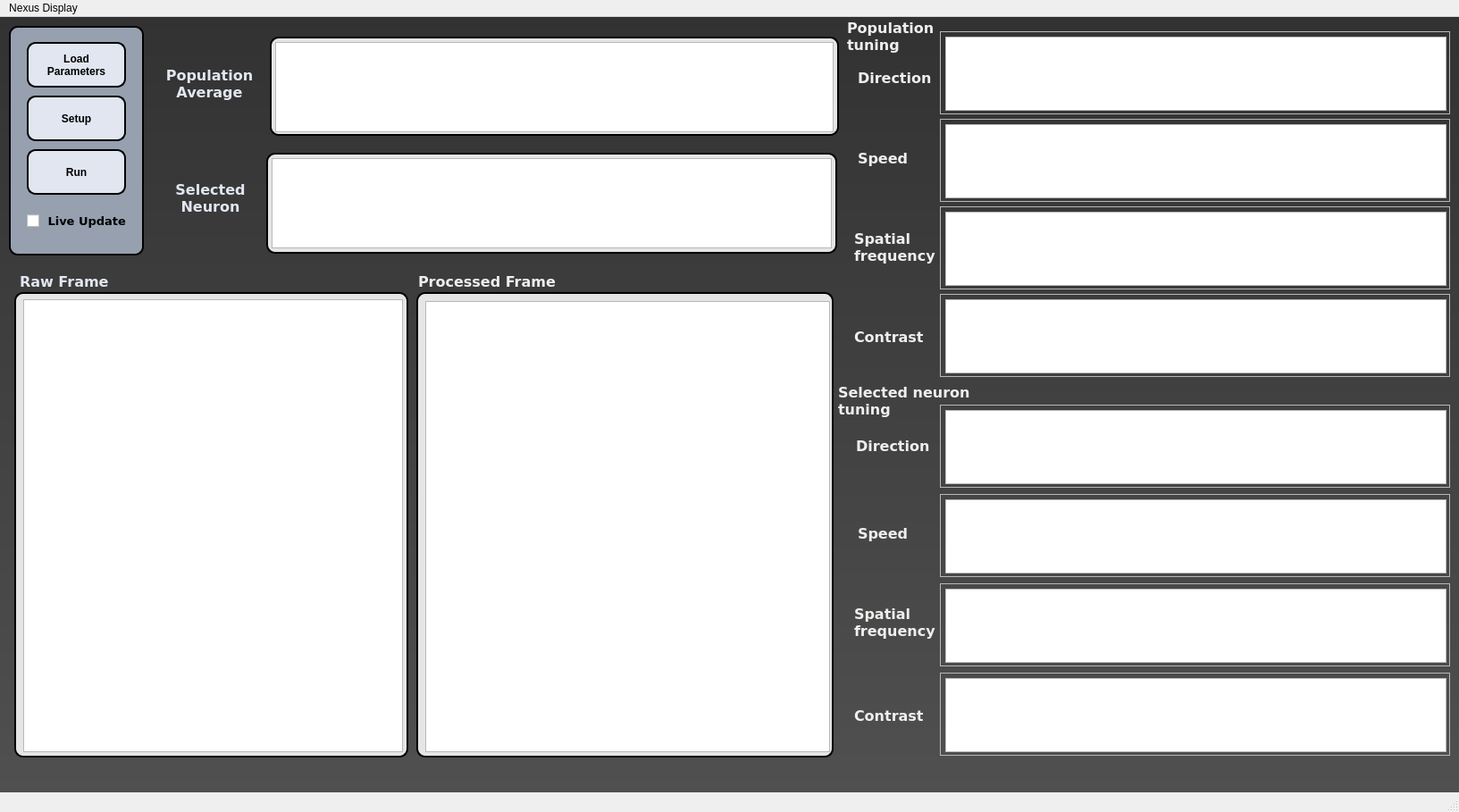
<?xml version="1.0" encoding="UTF-8"?>
<ui version="4.0">
 <class>MainWindow</class>
 <widget class="QMainWindow" name="MainWindow">
  <property name="geometry">
   <rect>
    <x>0</x>
    <y>0</y>
    <width>1633</width>
    <height>909</height>
   </rect>
  </property>
  <property name="windowTitle">
   <string>MainWindow</string>
  </property>
  <property name="styleSheet">
   <string notr="true">QMainWindow { background-color: 'blue'; }</string>
  </property>
  <widget class="QWidget" name="centralwidget">
   <property name="styleSheet">
    <string notr="true">#centralwidget { background-color: qlineargradient(spread:pad, x1:0, y1:0, x2:0, y2:1, stop:0 rgb(50, 50, 50), stop:1 rgba(80, 80, 80, 255)); }
#checkBox {color: black}
#label_2 {color: rgb(225, 230, 240)}
#label_3 {color: rgb(225, 230, 240)}
#label_4 {color: rgb(225, 230, 240)}
#label_5 {color: rgb(225, 230, 240)}
#frame {background-color: rgb(150, 160, 175);
border-style: outset;
border-width: 2px;
border-radius: 10px;
border-color: black;
padding: 6px}
#frame_3 {background-color: rgb(170, 185, 200);
border-style: outset;
border-width: 2px;
border-radius: 10px;
border-color: black;
padding: 6px}
#frame_2 {background: rgb(229, 229, 229);
border-style: outset;
border-width: 2px;
border-radius: 10px;
border-color: black;
padding: 1px}
#frame_4 {background: rgb(170, 185, 200);
border-style: outset;
border-width: 2px;
border-radius: 10px;
border-color: black;
padding: 1px}
#frame_5 {background: rgb(229, 229, 229);
border-style: outset;
border-width: 2px;
border-radius: 10px;
border-color: black;
padding: 6px}
#frame_6 {background: rgb(229, 229, 229);
border-style: outset;
border-width: 2px;
border-radius: 10px;
border-color: black;
padding: 6px}
#frame_8 {background: rgb(229, 229, 229);
border-style: outset;
border-width: 2px;
border-radius: 10px;
border-color: black;
padding: 6px}
#frame_7 {background: rgb(229, 229, 229);
border-style: outset;
border-width: 2px;
border-radius: 10px;
border-color: black;
padding: 6px}
#frame_9 {background: rgb(229, 229, 229);
border-style: outset;
border-width: 2px;
border-radius: 10px;
border-color: black;
padding: 0px}
#frame_10 {background: rgb(229, 229, 229);
border-style: outset;
border-width: 2px;
border-radius: 10px;
border-color: black;
padding: 6px}
#pushButton {
background-color: rgb(225, 230, 240);
color: black;
font: bold;
border-style: outset;
border-width: 2px;
border-radius: 10px;
border-color: black;
padding: 6px
}
#pushButton_2 {
background-color: rgb(225, 230, 240);
color: black;
font: bold;
border-style: outset;
border-width: 2px;
border-radius: 10px;
border-color: black;
padding: 6px
}
#pushButton_3 {
background-color: rgb(225, 230, 240);
color: black;
font: bold;
border-style: outset;
border-width: 2px;
border-radius: 10px;
border-color: black;
padding: 6px
}
#pushButton_4 {
background-color: rgb(200, 140, 140);
color: black;
font: bold;
border-style: outset;
border-width: 2px;
border-radius: 10px;
border-color: black;
padding: 6px
}</string>
   </property>
   <widget class="QFrame" name="frame_2">
    <property name="geometry">
     <rect>
      <x>16</x>
      <y>308</y>
      <width>441</width>
      <height>521</height>
     </rect>
    </property>
    <property name="frameShape">
     <enum>QFrame::StyledPanel</enum>
    </property>
    <property name="frameShadow">
     <enum>QFrame::Raised</enum>
    </property>
    <widget class="ImageView" name="rawplot">
     <property name="geometry">
      <rect>
       <x>10</x>
       <y>8</y>
       <width>425</width>
       <height>507</height>
      </rect>
     </property>
    </widget>
   </widget>
   <widget class="QFrame" name="frame">
    <property name="geometry">
     <rect>
      <x>10</x>
      <y>10</y>
      <width>151</width>
      <height>257</height>
     </rect>
    </property>
    <property name="frameShape">
     <enum>QFrame::StyledPanel</enum>
    </property>
    <property name="frameShadow">
     <enum>QFrame::Raised</enum>
    </property>
    <widget class="QPushButton" name="pushButton">
     <property name="geometry">
      <rect>
       <x>20</x>
       <y>18</y>
       <width>111</width>
       <height>51</height>
      </rect>
     </property>
     <property name="text">
      <string>Load
Parameters</string>
     </property>
    </widget>
    <widget class="QPushButton" name="pushButton_2">
     <property name="geometry">
      <rect>
       <x>20</x>
       <y>78</y>
       <width>111</width>
       <height>51</height>
      </rect>
     </property>
     <property name="text">
      <string>Setup</string>
     </property>
    </widget>
    <widget class="QPushButton" name="pushButton_3">
     <property name="geometry">
      <rect>
       <x>20</x>
       <y>138</y>
       <width>111</width>
       <height>51</height>
      </rect>
     </property>
     <property name="text">
      <string>Run</string>
     </property>
    </widget>
    <widget class="QCheckBox" name="checkBox">
     <property name="geometry">
      <rect>
       <x>20</x>
       <y>198</y>
       <width>117</width>
       <height>41</height>
      </rect>
     </property>
     <property name="font">
      <font>
       <family>DejaVu Sans</family>
       <pointsize>10</pointsize>
       <weight>75</weight>
       <bold>true</bold>
      </font>
     </property>
     <property name="text">
      <string> Live Update</string>
     </property>
    </widget>
   </widget>
   <widget class="QFrame" name="frame_5">
    <property name="geometry">
     <rect>
      <x>466</x>
      <y>308</y>
      <width>467</width>
      <height>521</height>
     </rect>
    </property>
    <property name="frameShape">
     <enum>QFrame::StyledPanel</enum>
    </property>
    <property name="frameShadow">
     <enum>QFrame::Raised</enum>
    </property>
    <widget class="ImageView" name="rawplot_2">
     <property name="geometry">
      <rect>
       <x>10</x>
       <y>10</y>
       <width>453</width>
       <height>505</height>
      </rect>
     </property>
    </widget>
   </widget>
   <widget class="QLabel" name="label_2">
    <property name="geometry">
     <rect>
      <x>174</x>
      <y>38</y>
      <width>121</width>
      <height>73</height>
     </rect>
    </property>
    <property name="font">
     <font>
      <family>DejaVu Sans</family>
      <pointsize>12</pointsize>
      <weight>75</weight>
      <bold>true</bold>
     </font>
    </property>
    <property name="text">
     <string>Population
Average</string>
    </property>
    <property name="alignment">
     <set>Qt::AlignCenter</set>
    </property>
   </widget>
   <widget class="QLabel" name="label_3">
    <property name="geometry">
     <rect>
      <x>186</x>
      <y>150</y>
      <width>99</width>
      <height>105</height>
     </rect>
    </property>
    <property name="font">
     <font>
      <family>DejaVu Sans</family>
      <pointsize>12</pointsize>
      <weight>75</weight>
      <bold>true</bold>
     </font>
    </property>
    <property name="text">
     <string>Selected
Neuron</string>
    </property>
    <property name="alignment">
     <set>Qt::AlignCenter</set>
    </property>
   </widget>
   <widget class="QLabel" name="label_4">
    <property name="geometry">
     <rect>
      <x>22</x>
      <y>286</y>
      <width>131</width>
      <height>21</height>
     </rect>
    </property>
    <property name="font">
     <font>
      <family>DejaVu Sans</family>
      <pointsize>12</pointsize>
      <weight>75</weight>
      <bold>true</bold>
     </font>
    </property>
    <property name="text">
     <string>Raw Frame</string>
    </property>
   </widget>
   <widget class="QLabel" name="label_5">
    <property name="geometry">
     <rect>
      <x>468</x>
      <y>286</y>
      <width>201</width>
      <height>21</height>
     </rect>
    </property>
    <property name="font">
     <font>
      <family>DejaVu Sans</family>
      <pointsize>12</pointsize>
      <weight>75</weight>
      <bold>true</bold>
     </font>
    </property>
    <property name="text">
     <string>&lt;html&gt;&lt;head/&gt;&lt;body&gt;&lt;p&gt;&lt;span style=&quot; color:#eeeeec;&quot;&gt;Processed Frame&lt;/span&gt;&lt;/p&gt;&lt;/body&gt;&lt;/html&gt;</string>
    </property>
   </widget>
   <widget class="QFrame" name="frame_6">
    <property name="geometry">
     <rect>
      <x>302</x>
      <y>22</y>
      <width>637</width>
      <height>111</height>
     </rect>
    </property>
    <property name="frameShape">
     <enum>QFrame::StyledPanel</enum>
    </property>
    <property name="frameShadow">
     <enum>QFrame::Raised</enum>
    </property>
    <widget class="PlotWidget" name="grplot">
     <property name="geometry">
      <rect>
       <x>6</x>
       <y>6</y>
       <width>625</width>
       <height>101</height>
      </rect>
     </property>
    </widget>
   </widget>
   <widget class="QFrame" name="frame_8">
    <property name="geometry">
     <rect>
      <x>298</x>
      <y>152</y>
      <width>639</width>
      <height>113</height>
     </rect>
    </property>
    <property name="frameShape">
     <enum>QFrame::StyledPanel</enum>
    </property>
    <property name="frameShadow">
     <enum>QFrame::Raised</enum>
    </property>
    <widget class="PlotWidget" name="grplot_2">
     <property name="geometry">
      <rect>
       <x>6</x>
       <y>6</y>
       <width>627</width>
       <height>101</height>
      </rect>
     </property>
    </widget>
   </widget>
   <widget class="QLabel" name="label_6">
    <property name="geometry">
     <rect>
      <x>948</x>
      <y>-6</y>
      <width>129</width>
      <height>57</height>
     </rect>
    </property>
    <property name="font">
     <font>
      <family>DejaVu Sans</family>
      <pointsize>12</pointsize>
      <weight>75</weight>
      <bold>true</bold>
     </font>
    </property>
    <property name="text">
     <string>&lt;html&gt;&lt;head/&gt;&lt;body&gt;&lt;p&gt;&lt;span style=&quot; color:#eeeeec;&quot;&gt;Population&lt;/span&gt;&lt;br&gt;&lt;span style=&quot; color:#eeeeec;&quot;&gt;tuning&lt;/span&gt;&lt;/p&gt;&lt;/body&gt;&lt;/html&gt;</string>
    </property>
   </widget>
   <widget class="QLabel" name="dir_icon">
    <property name="geometry">
     <rect>
      <x>184</x>
      <y>106</y>
      <width>67</width>
      <height>65</height>
     </rect>
    </property>
    <property name="text">
     <string/>
    </property>
   </widget>
   <widget class="QLabel" name="label_7">
    <property name="geometry">
     <rect>
      <x>938</x>
      <y>392</y>
      <width>161</width>
      <height>77</height>
     </rect>
    </property>
    <property name="font">
     <font>
      <family>DejaVu Sans</family>
      <pointsize>12</pointsize>
      <weight>75</weight>
      <bold>true</bold>
     </font>
    </property>
    <property name="text">
     <string>&lt;html&gt;&lt;head/&gt;&lt;body&gt;&lt;p&gt;&lt;span style=&quot; color:#eeeeec;&quot;&gt;Selected neuron&lt;br/&gt;tuning&lt;/span&gt;&lt;/p&gt;&lt;/body&gt;&lt;/html&gt;</string>
    </property>
   </widget>
   <widget class="QFrame" name="frame_13">
    <property name="geometry">
     <rect>
      <x>1052</x>
      <y>16</y>
      <width>571</width>
      <height>93</height>
     </rect>
    </property>
    <property name="frameShape">
     <enum>QFrame::StyledPanel</enum>
    </property>
    <property name="frameShadow">
     <enum>QFrame::Raised</enum>
    </property>
    <widget class="PlotWidget" name="pop_dir">
     <property name="geometry">
      <rect>
       <x>6</x>
       <y>6</y>
       <width>561</width>
       <height>83</height>
      </rect>
     </property>
    </widget>
   </widget>
   <widget class="QFrame" name="frame_14">
    <property name="geometry">
     <rect>
      <x>1052</x>
      <y>114</y>
      <width>571</width>
      <height>93</height>
     </rect>
    </property>
    <property name="frameShape">
     <enum>QFrame::StyledPanel</enum>
    </property>
    <property name="frameShadow">
     <enum>QFrame::Raised</enum>
    </property>
    <widget class="PlotWidget" name="pop_vel">
     <property name="geometry">
      <rect>
       <x>6</x>
       <y>6</y>
       <width>561</width>
       <height>83</height>
      </rect>
     </property>
    </widget>
   </widget>
   <widget class="QFrame" name="frame_15">
    <property name="geometry">
     <rect>
      <x>1052</x>
      <y>212</y>
      <width>571</width>
      <height>93</height>
     </rect>
    </property>
    <property name="frameShape">
     <enum>QFrame::StyledPanel</enum>
    </property>
    <property name="frameShadow">
     <enum>QFrame::Raised</enum>
    </property>
    <widget class="PlotWidget" name="pop_freq">
     <property name="geometry">
      <rect>
       <x>6</x>
       <y>6</y>
       <width>561</width>
       <height>83</height>
      </rect>
     </property>
    </widget>
   </widget>
   <widget class="QFrame" name="frame_16">
    <property name="geometry">
     <rect>
      <x>1052</x>
      <y>310</y>
      <width>571</width>
      <height>93</height>
     </rect>
    </property>
    <property name="frameShape">
     <enum>QFrame::StyledPanel</enum>
    </property>
    <property name="frameShadow">
     <enum>QFrame::Raised</enum>
    </property>
    <widget class="PlotWidget" name="pop_con">
     <property name="geometry">
      <rect>
       <x>6</x>
       <y>6</y>
       <width>561</width>
       <height>83</height>
      </rect>
     </property>
    </widget>
   </widget>
   <widget class="QFrame" name="frame_17">
    <property name="geometry">
     <rect>
      <x>1052</x>
      <y>434</y>
      <width>571</width>
      <height>93</height>
     </rect>
    </property>
    <property name="frameShape">
     <enum>QFrame::StyledPanel</enum>
    </property>
    <property name="frameShadow">
     <enum>QFrame::Raised</enum>
    </property>
    <widget class="PlotWidget" name="single_dir">
     <property name="geometry">
      <rect>
       <x>6</x>
       <y>6</y>
       <width>561</width>
       <height>83</height>
      </rect>
     </property>
    </widget>
   </widget>
   <widget class="QFrame" name="frame_18">
    <property name="geometry">
     <rect>
      <x>1052</x>
      <y>534</y>
      <width>571</width>
      <height>93</height>
     </rect>
    </property>
    <property name="frameShape">
     <enum>QFrame::StyledPanel</enum>
    </property>
    <property name="frameShadow">
     <enum>QFrame::Raised</enum>
    </property>
    <widget class="PlotWidget" name="single_vel">
     <property name="geometry">
      <rect>
       <x>6</x>
       <y>6</y>
       <width>561</width>
       <height>83</height>
      </rect>
     </property>
    </widget>
   </widget>
   <widget class="QFrame" name="frame_19">
    <property name="geometry">
     <rect>
      <x>1052</x>
      <y>634</y>
      <width>571</width>
      <height>93</height>
     </rect>
    </property>
    <property name="frameShape">
     <enum>QFrame::StyledPanel</enum>
    </property>
    <property name="frameShadow">
     <enum>QFrame::Raised</enum>
    </property>
    <widget class="PlotWidget" name="single_freq">
     <property name="geometry">
      <rect>
       <x>6</x>
       <y>6</y>
       <width>561</width>
       <height>83</height>
      </rect>
     </property>
    </widget>
   </widget>
   <widget class="QFrame" name="frame_20">
    <property name="geometry">
     <rect>
      <x>1052</x>
      <y>734</y>
      <width>571</width>
      <height>93</height>
     </rect>
    </property>
    <property name="frameShape">
     <enum>QFrame::StyledPanel</enum>
    </property>
    <property name="frameShadow">
     <enum>QFrame::Raised</enum>
    </property>
    <widget class="PlotWidget" name="single_con">
     <property name="geometry">
      <rect>
       <x>6</x>
       <y>6</y>
       <width>561</width>
       <height>83</height>
      </rect>
     </property>
    </widget>
   </widget>
   <widget class="QLabel" name="label_8">
    <property name="geometry">
     <rect>
      <x>960</x>
      <y>40</y>
      <width>93</width>
      <height>57</height>
     </rect>
    </property>
    <property name="font">
     <font>
      <family>DejaVu Sans</family>
      <pointsize>14</pointsize>
      <weight>75</weight>
      <bold>true</bold>
     </font>
    </property>
    <property name="text">
     <string>&lt;html&gt;&lt;head/&gt;&lt;body&gt;&lt;p&gt;&lt;span style=&quot; font-size:12pt; color:#eeeeec;&quot;&gt;Direction&lt;/span&gt;&lt;/p&gt;&lt;/body&gt;&lt;/html&gt;</string>
    </property>
   </widget>
   <widget class="QLabel" name="label_9">
    <property name="geometry">
     <rect>
      <x>960</x>
      <y>130</y>
      <width>93</width>
      <height>57</height>
     </rect>
    </property>
    <property name="font">
     <font>
      <family>DejaVu Sans</family>
      <pointsize>14</pointsize>
      <weight>75</weight>
      <bold>true</bold>
     </font>
    </property>
    <property name="text">
     <string>&lt;html&gt;&lt;head/&gt;&lt;body&gt;&lt;p&gt;&lt;span style=&quot; font-size:12pt; color:#eeeeec;&quot;&gt;Speed&lt;/span&gt;&lt;/p&gt;&lt;/body&gt;&lt;/html&gt;</string>
    </property>
   </widget>
   <widget class="QLabel" name="label_10">
    <property name="geometry">
     <rect>
      <x>956</x>
      <y>230</y>
      <width>93</width>
      <height>57</height>
     </rect>
    </property>
    <property name="font">
     <font>
      <family>DejaVu Sans</family>
      <pointsize>14</pointsize>
      <weight>75</weight>
      <bold>true</bold>
     </font>
    </property>
    <property name="text">
     <string>&lt;html&gt;&lt;head/&gt;&lt;body&gt;&lt;p&gt;&lt;span style=&quot; font-size:12pt; color:#eeeeec;&quot;&gt;Spatial&lt;br/&gt;frequency&lt;/span&gt;&lt;/p&gt;&lt;/body&gt;&lt;/html&gt;</string>
    </property>
   </widget>
   <widget class="QLabel" name="label_11">
    <property name="geometry">
     <rect>
      <x>956</x>
      <y>330</y>
      <width>93</width>
      <height>57</height>
     </rect>
    </property>
    <property name="font">
     <font>
      <family>DejaVu Sans</family>
      <pointsize>14</pointsize>
      <weight>75</weight>
      <bold>true</bold>
     </font>
    </property>
    <property name="text">
     <string>&lt;html&gt;&lt;head/&gt;&lt;body&gt;&lt;p&gt;&lt;span style=&quot; font-size:12pt; color:#eeeeec;&quot;&gt;Contrast&lt;/span&gt;&lt;/p&gt;&lt;/body&gt;&lt;/html&gt;</string>
    </property>
   </widget>
   <widget class="QLabel" name="label_12">
    <property name="geometry">
     <rect>
      <x>958</x>
      <y>452</y>
      <width>93</width>
      <height>57</height>
     </rect>
    </property>
    <property name="font">
     <font>
      <family>DejaVu Sans</family>
      <pointsize>14</pointsize>
      <weight>75</weight>
      <bold>true</bold>
     </font>
    </property>
    <property name="text">
     <string>&lt;html&gt;&lt;head/&gt;&lt;body&gt;&lt;p&gt;&lt;span style=&quot; font-size:12pt; color:#eeeeec;&quot;&gt;Direction&lt;/span&gt;&lt;/p&gt;&lt;/body&gt;&lt;/html&gt;</string>
    </property>
   </widget>
   <widget class="QLabel" name="label_13">
    <property name="geometry">
     <rect>
      <x>960</x>
      <y>550</y>
      <width>93</width>
      <height>57</height>
     </rect>
    </property>
    <property name="font">
     <font>
      <family>DejaVu Sans</family>
      <pointsize>14</pointsize>
      <weight>75</weight>
      <bold>true</bold>
     </font>
    </property>
    <property name="text">
     <string>&lt;html&gt;&lt;head/&gt;&lt;body&gt;&lt;p&gt;&lt;span style=&quot; font-size:12pt; color:#eeeeec;&quot;&gt;Speed&lt;/span&gt;&lt;/p&gt;&lt;/body&gt;&lt;/html&gt;</string>
    </property>
   </widget>
   <widget class="QLabel" name="label_14">
    <property name="geometry">
     <rect>
      <x>956</x>
      <y>650</y>
      <width>93</width>
      <height>57</height>
     </rect>
    </property>
    <property name="font">
     <font>
      <family>DejaVu Sans</family>
      <pointsize>14</pointsize>
      <weight>75</weight>
      <bold>true</bold>
     </font>
    </property>
    <property name="text">
     <string>&lt;html&gt;&lt;head/&gt;&lt;body&gt;&lt;p&gt;&lt;span style=&quot; font-size:12pt; color:#eeeeec;&quot;&gt;Spatial&lt;br/&gt;frequency&lt;/span&gt;&lt;/p&gt;&lt;/body&gt;&lt;/html&gt;</string>
    </property>
   </widget>
   <widget class="QLabel" name="label_15">
    <property name="geometry">
     <rect>
      <x>956</x>
      <y>754</y>
      <width>93</width>
      <height>57</height>
     </rect>
    </property>
    <property name="font">
     <font>
      <family>DejaVu Sans</family>
      <pointsize>14</pointsize>
      <weight>75</weight>
      <bold>true</bold>
     </font>
    </property>
    <property name="text">
     <string>&lt;html&gt;&lt;head/&gt;&lt;body&gt;&lt;p&gt;&lt;span style=&quot; font-size:12pt; color:#eeeeec;&quot;&gt;Contrast&lt;/span&gt;&lt;/p&gt;&lt;/body&gt;&lt;/html&gt;</string>
    </property>
   </widget>
  </widget>
  <widget class="QMenuBar" name="menubar">
   <property name="geometry">
    <rect>
     <x>0</x>
     <y>0</y>
     <width>1633</width>
     <height>22</height>
    </rect>
   </property>
   <widget class="QMenu" name="menuRASP_Display">
    <property name="title">
     <string>Nexus Display</string>
    </property>
   </widget>
   <addaction name="menuRASP_Display"/>
  </widget>
  <widget class="QStatusBar" name="statusbar"/>
 </widget>
 <customwidgets>
  <customwidget>
   <class>PlotWidget</class>
   <extends>QGraphicsView</extends>
   <header>pyqtgraph</header>
  </customwidget>
  <customwidget>
   <class>ImageView</class>
   <extends>QGraphicsView</extends>
   <header>pyqtgraph.h</header>
  </customwidget>
 </customwidgets>
 <resources/>
 <connections/>
 <designerdata>
  <property name="gridDeltaX">
   <number>2</number>
  </property>
  <property name="gridDeltaY">
   <number>2</number>
  </property>
  <property name="gridSnapX">
   <bool>true</bool>
  </property>
  <property name="gridSnapY">
   <bool>true</bool>
  </property>
  <property name="gridVisible">
   <bool>false</bool>
  </property>
 </designerdata>
</ui>
